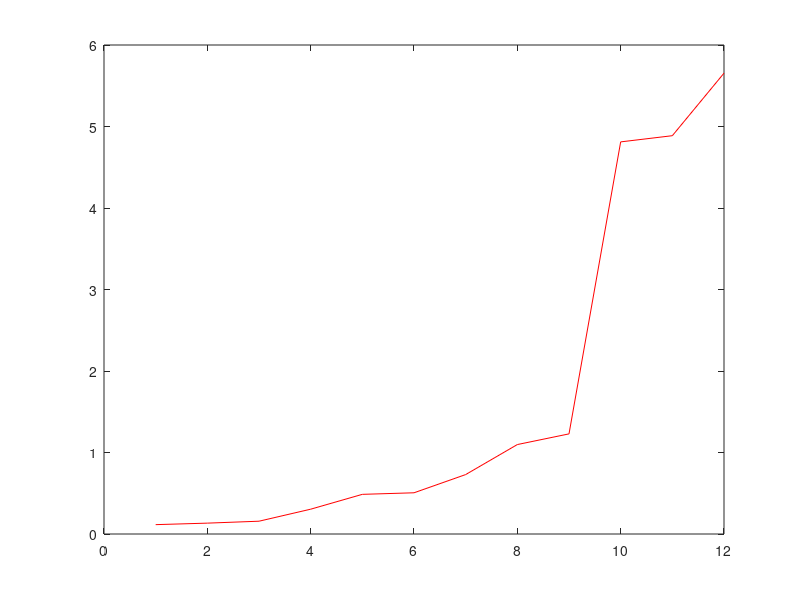

This chart was generated by the following MATLAB code:
% e3d.m



x = [0.04964848776654135,0.06258250082429659,0.08758701980316502,0.11544035843479643,0.199506738245133,0.24478269358289428,0.40182512036802276,0.40316217526232334,0.7846313559629915,2.4764129507572257,2.724689080094631,2.7564450585823392,2.9746742261539074];
x = [0.041435224290550215,0.3212845715092397,0.970195195701274,1.0331932445150953,1.0538769992051082,1.1664380885516443,1.1732872535950472,1.412610351519084,1.5515508996323795,1.7471894645417827,5.809957159442616,6.209549478398165];
x = [0.14221656235861335,0.3078629485226898,0.3346702842296977,1.0606925498572775,1.09185879666068,1.1587859283451414,1.2257056727359759,8.545181927810798,8.5739978139386,9.242589637455213,9.888338875199992];

x = [0.11487365668635924,0.1333462577660436,0.1570058871569026,0.3044026399208699,0.48660888309128714,0.5057143198612951,0.7292438395390457,1.09754014295831,1.2284783987852372,4.811260901923175,4.8872074709866435,5.654523876950316];



hold off;
plot( x, 'r-' );
hold on;
